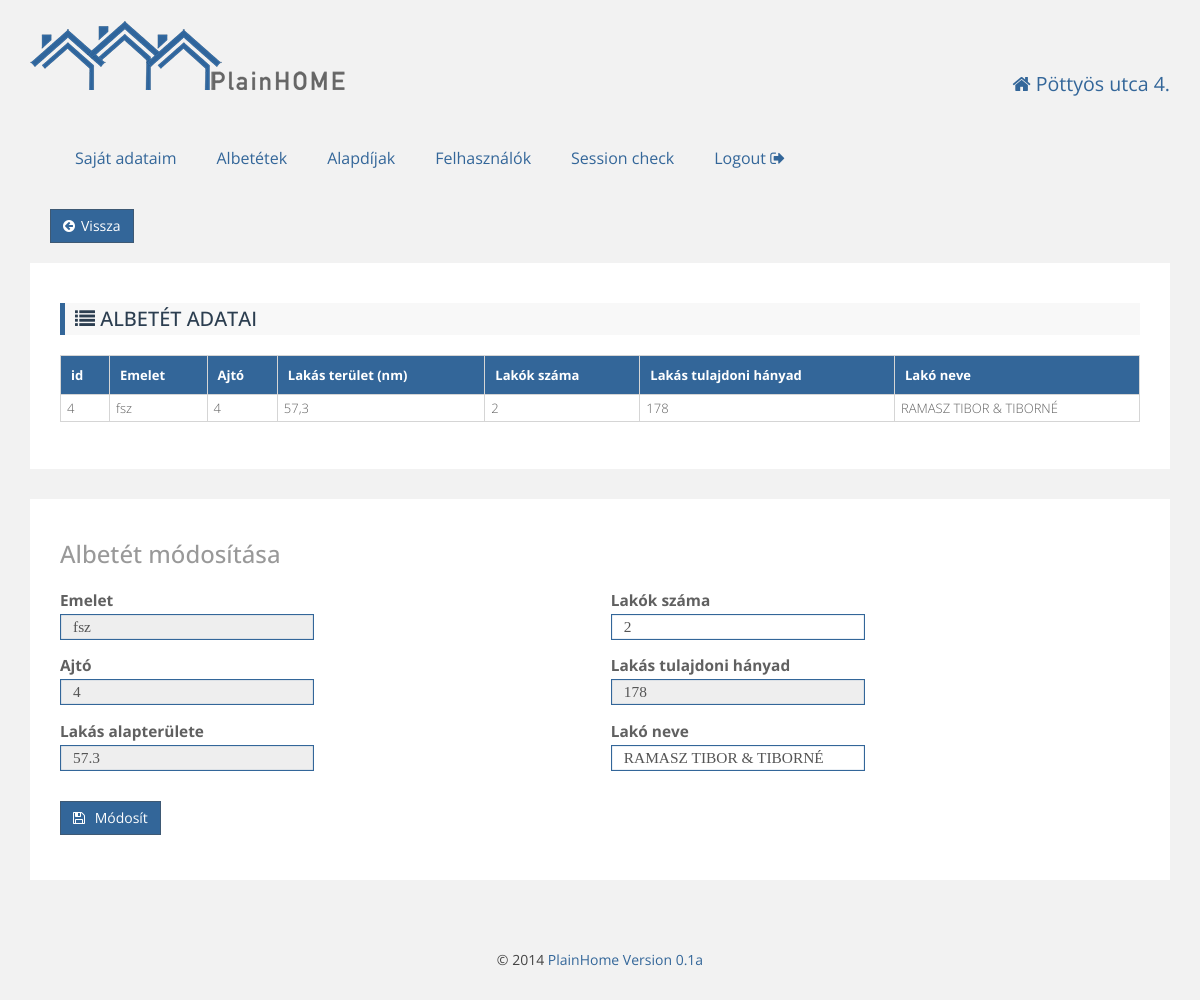
Page /updatedeposit.php?id=4 (signed in) on the earlier database version.
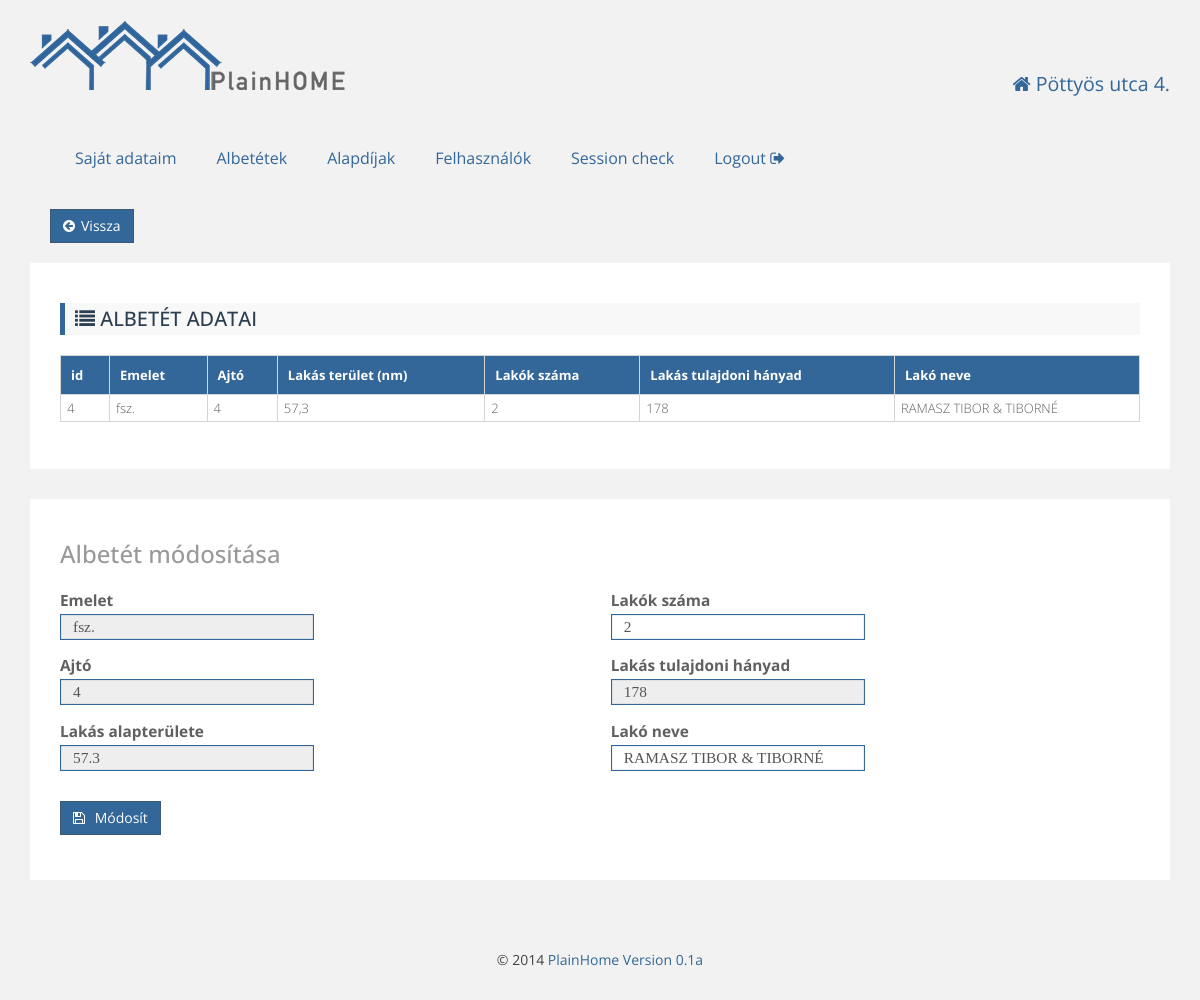
Same page on the later database version.
### tables this page shows
CREATE TABLE IF NOT EXISTS `deposits` (
  `id` int(11) NOT NULL AUTO_INCREMENT,
  `floor` varchar(5) NOT NULL,
  `door` varchar(4) NOT NULL,
  `area` double NOT NULL,
  `residents_no` int(11) NOT NULL,
  `area_ratio` double NOT NULL,
  `resident_name` text NOT NULL,
  PRIMARY KEY (`id`)
);

### html.php (the view, shortened to what the changed rows need)
<?php
function htmlHead($title, $house) {
    echo <<<EOT
	<!doctype html>
<html>
    <head>
        <meta http-equiv="Content-Type" content="text/html; charset=UTF-8">
		<meta name="viewport" content="width=device-width, initial-scale=1.0">
		<link href="favicon.ico" rel="icon" type="image/x-icon" />
        <title>$title - $house</title>
        <script src="http://code.jquery.com/jquery.min.js"></script>
        <script src="js/bootstrap.js"></script>
        <script src="js/bootstrap-dialog.js" type="text/javascript"></script>
        <link href='http://fonts.googleapis.com/css?family=Open+Sans' rel='stylesheet' type='text/css'>
        <link href="css/bootstrap-dialog.css" rel="stylesheet" type="text/css"/>
		<link href="css/bootstrap.css" rel="stylesheet">
		<link href="css/style.css" rel="stylesheet">
		<link href="css/plainhome.css" rel="stylesheet">
		<link href="css/datepicker.css" rel="stylesheet">
		<link href="css/font-awesome.min.css" rel="stylesheet">
	<!--[if lt IE 9]>
		<script src="js/html5shiv.js"></script>
		<script src="js/respond.js"></script>
	<![endif]-->
     </head>
    <body>
EOT;
}
function htmlEnd() {
    echo <<<EOT
			</div>
			<div class="footer">
				<p class="textCenter">
					&copy; 2014 <a href="http://webariel.hu" target="_blank">PlainHome Version 0.1a</a></p>
			</div>
		</div>
		<script src="js/jquery.js"></script>
		<script src="js/plainhome.js"></script>
		<script type="text/javascript" src="js/stacktable.js"></script>
	</body>
	</html>
EOT;
}
function webheader($user) {
    global $house;
    echo <<<EOT
    <div class="container">
	    <div class="row">
	        <div class="col-md-8">
	            <div class="logo">
	                <a href="index.php"><img alt="PlainHome" src="pics/logo.png" /></a>
	            </div>
	        </div>
	        <div class="col-md-4 userInfo">
	            <p class="textRight"><i class="fa fa-home"></i> {$house['name']}</p>
	        </div>
	        <div>
	            <div class="nav">
	                <input type="checkbox" id="toggle" />
EOT;
    echo <<<EOT
                </div>
			</div>
	    </div>
EOT;
}
function updateDeposit($depo) {
    echo <<<EOT
		<div class="content">
		    <h3>Albetét módosítása</h3>
		    <form id="contactform" action="updatedepo.php" method="post">
		        <div class="formcolumn">
		            <label for="floor">Emelet</label>
		            <input type="text" id="floor" name="floor" class="form-control" value="{$depo['floor']}">
		            <label for="door">Ajtó</label>
		            <input type="text" id="door" name="door" class="form-control" value="{$depo['door']}">
		            <label for="area">Lakás alapterülete</label>
		            <input type="text" id="area" name="area" class="form-control" value="{$depo['area']}">
		        </div>
		        <div class="formcolumn">
		            <label for="residents">Lakók száma</label>
		            <input type="text" id="residents" name="residents" class="form-control" value="{$depo['residents_no']}">
		            <label for="area_ratio">Lakás tulajdoni hányad</label>
		            <input type="text" id="area_ratio" name="area_ratio" class="form-control" value="{$depo['area_ratio']}">
		            <label for="note">Lakó neve</label>
		            <input type="text" id="note" name="note" class="form-control" value="{$depo['resident_name']}">
		            <input type="hidden" id="id" name="id" class="form-control" value="{$depo['id']}">
		        </div>
		        <div class="buttons">
		            <button type="input" name="submit" value="Módosít" class="btn btn-success btn-icon"><i class="fa fa-save"></i> Módosít</button>
		        </div>
		    </form>
		</div>
		</div>
EOT;
}

### db.php (shortened to what the changed rows need)
<?php
function getADeposit($id) {
    $sql = "SELECT `id`, `floor`, `door`, `area`, "
            . "`residents_no`, `area_ratio`, "
            . "`resident_name` FROM `deposits` WHERE `id`=$id;";
    $result = mysql_query($sql);
    $table = array();
    while ($row = mysql_fetch_assoc($result)) {
        $table[] = $row;
    }
    echo '<div class="content">';
    echo <<<EOT
<h3 class="primary"><i class="fa fa-list"></i> Albetét adatai</h3>
<table id="responsiveTable" class="large-only" cellspacing="0">
<tr align="left" class="primary">
   <th> id </th>
   <th> Emelet </th>
   <th> Ajtó </th>
   <th> Lakás terület (nm) </th>
   <th> Lakók száma </th>
   <th> Lakás tulajdoni hányad </th>
   <th> Lakó neve </th>
</tr>
EOT;
    foreach ($table as $row) {
        echo '<tbody>';
        echo '<tr>';
        foreach ($row as $value) {
            if (is_numeric($value))
            {
                echo '<td>' . str_replace(".", ",", round($value, 2)) . '</td>';
            }
            else
            {
                echo '<td>' . $value . '</td>';
            }
        }
        echo '</tr>';
        echo '</tbody>';
    }
    echo '</table>';
    echo '</div>';
    return $row;
}

Differences in the rows shown:
changed deposits "RAMASZ TIBOR & TIBORNÉ": floor "fsz" → "fsz."
Other differences:
new list line: "fsz."
list line gone: "fsz"
